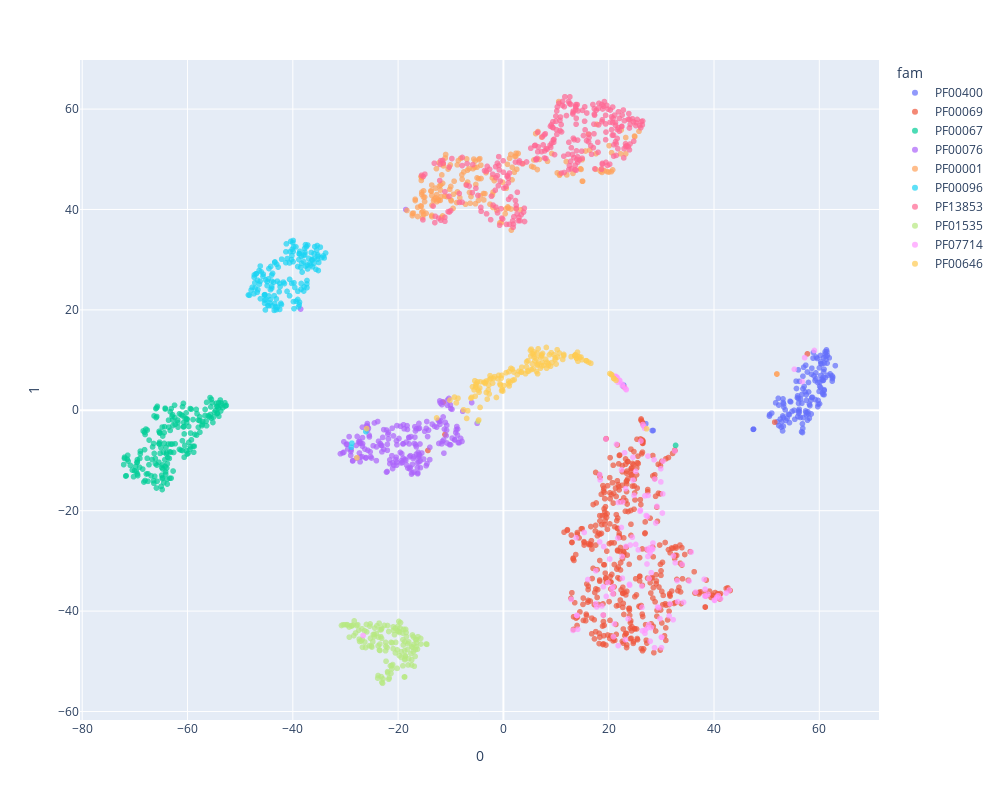

Notebook cell for this chart:
### Code cell
fig = px.scatter(x, 0, 1, opacity=0.7, color="fam", width=1000, height=800, hover_name=x.index)
# fig.update_traces(marker=dict(size=5))
fig.show()

### Figure 1 — Plotly figure (JSON) as saved in the notebook; plotly's stock layout.template omitted (floating-point values rounded to 4 significant figures; data arrays with more than 128 entries replaced by an {"elided": "..."} marker saying what was removed)
{"data": [{"hovertemplate": "<b>%{hovertext}</b><br><br>fam=PF00400<br>0=%{x}<br>1=%{y}<extra></extra>", "hovertext": {"elided": "140 str values"}, "legendgroup": "PF00400", "marker": {"color": "#636efa", "opacity": 0.7, "symbol": "circle"}, "mode": "markers", "name": "PF00400", "showlegend": true, "type": "scattergl", "x": {"elided": "140 float values"}, "xaxis": "x", "y": {"elided": "140 float values"}, "yaxis": "y"}, {"hovertemplate": "<b>%{hovertext}</b><br><br>fam=PF00069<br>0=%{x}<br>1=%{y}<extra></extra>", "hovertext": {"elided": "425 str values"}, "legendgroup": "PF00069", "marker": {"color": "#EF553B", "opacity": 0.7, "symbol": "circle"}, "mode": "markers", "name": "PF00069", "showlegend": true, "type": "scattergl", "x": {"elided": "425 float values"}, "xaxis": "x", "y": {"elided": "425 float values"}, "yaxis": "y"}, {"hovertemplate": "<b>%{hovertext}</b><br><br>fam=PF00067<br>0=%{x}<br>1=%{y}<extra></extra>", "hovertext": {"elided": "202 str values"}, "legendgroup": "PF00067", "marker": {"color": "#00cc96", "opacity": 0.7, "symbol": "circle"}, "mode": "markers", "name": "PF00067", "showlegend": true, "type": "scattergl", "x": {"elided": "202 float values"}, "xaxis": "x", "y": {"elided": "202 float values"}, "yaxis": "y"}, {"hovertemplate": "<b>%{hovertext}</b><br><br>fam=PF00076<br>0=%{x}<br>1=%{y}<extra></extra>", "hovertext": {"elided": "194 str values"}, "legendgroup": "PF00076", "marker": {"color": "#ab63fa", "opacity": 0.7, "symbol": "circle"}, "mode": "markers", "name": "PF00076", "showlegend": true, "type": "scattergl", "x": {"elided": "194 float values"}, "xaxis": "x", "y": {"elided": "194 float values"}, "yaxis": "y"}, {"hovertemplate": "<b>%{hovertext}</b><br><br>fam=PF00001<br>0=%{x}<br>1=%{y}<extra></extra>", "hovertext": {"elided": "180 str values"}, "legendgroup": "PF00001", "marker": {"color": "#FFA15A", "opacity": 0.7, "symbol": "circle"}, "mode": "markers", "name": "PF00001", "showlegend": true, "type": "scattergl", "x": {"elided": "180 float values"}, "xaxis": "x", "y": {"elided": "180 float values"}, "yaxis": "y"}, {"hovertemplate": "<b>%{hovertext}</b><br><br>fam=PF00096<br>0=%{x}<br>1=%{y}<extra></extra>", "hovertext": {"elided": "153 str values"}, "legendgroup": "PF00096", "marker": {"color": "#19d3f3", "opacity": 0.7, "symbol": "circle"}, "mode": "markers", "name": "PF00096", "showlegend": true, "type": "scattergl", "x": {"elided": "153 float values"}, "xaxis": "x", "y": {"elided": "153 float values"}, "yaxis": "y"}, {"hovertemplate": "<b>%{hovertext}</b><br><br>fam=PF13853<br>0=%{x}<br>1=%{y}<extra></extra>", "hovertext": {"elided": "282 str values"}, "legendgroup": "PF13853", "marker": {"color": "#FF6692", "opacity": 0.7, "symbol": "circle"}, "mode": "markers", "name": "PF13853", "showlegend": true, "type": "scattergl", "x": {"elided": "282 float values"}, "xaxis": "x", "y": {"elided": "282 float values"}, "yaxis": "y"}, {"hovertemplate": "<b>%{hovertext}</b><br><br>fam=PF01535<br>0=%{x}<br>1=%{y}<extra></extra>", "hovertext": {"elided": "139 str values"}, "legendgroup": "PF01535", "marker": {"color": "#B6E880", "opacity": 0.7, "symbol": "circle"}, "mode": "markers", "name": "PF01535", "showlegend": true, "type": "scattergl", "x": {"elided": "139 float values"}, "xaxis": "x", "y": {"elided": "139 float values"}, "yaxis": "y"}, {"hovertemplate": "<b>%{hovertext}</b><br><br>fam=PF07714<br>0=%{x}<br>1=%{y}<extra></extra>", "hovertext": {"elided": "140 str values"}, "legendgroup": "PF07714", "marker": {"color": "#FF97FF", "opacity": 0.7, "symbol": "circle"}, "mode": "markers", "name": "PF07714", "showlegend": true, "type": "scattergl", "x": {"elided": "140 float values"}, "xaxis": "x", "y": {"elided": "140 float values"}, "yaxis": "y"}, {"hovertemplate": "<b>%{hovertext}</b><br><br>fam=PF00646<br>0=%{x}<br>1=%{y}<extra></extra>", "hovertext": {"elided": "145 str values"}, "legendgroup": "PF00646", "marker": {"color": "#FECB52", "opacity": 0.7, "symbol": "circle"}, "mode": "markers", "name": "PF00646", "showlegend": true, "type": "scattergl", "x": {"elided": "145 float values"}, "xaxis": "x", "y": {"elided": "145 float values"}, "yaxis": "y"}], "layout": {"height": 800, "legend": {"title": {"text": "fam"}, "tracegroupgap": 0}, "margin": {"t": 60}, "width": 1000, "xaxis": {"anchor": "y", "domain": [0, 1], "title": {"text": "0"}}, "yaxis": {"anchor": "x", "domain": [0, 1], "title": {"text": "1"}}}}
